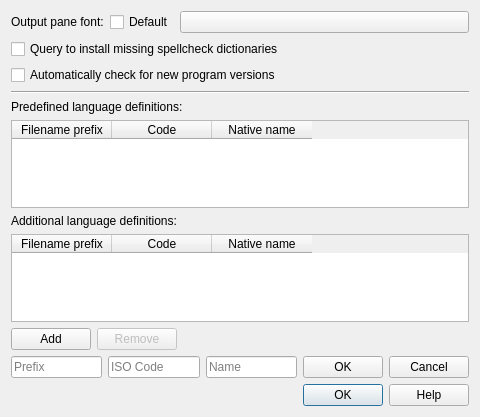
<?xml version="1.0" encoding="UTF-8"?>
<ui version="4.0">
 <class>ConfigDialog</class>
 <widget class="QDialog" name="ConfigDialog">
  <property name="geometry">
   <rect>
    <x>0</x>
    <y>0</y>
    <width>480</width>
    <height>417</height>
   </rect>
  </property>
  <property name="windowTitle">
   <string>Preferences</string>
  </property>
  <layout class="QGridLayout" name="gridLayout">
   <item row="0" column="1">
    <widget class="QCheckBox" name="checkBoxDefaultOutputFont">
     <property name="text">
      <string>Default</string>
     </property>
    </widget>
   </item>
   <item row="0" column="2">
    <widget class="QPushButton" name="pushButtonOutputFont">
     <property name="sizePolicy">
      <sizepolicy hsizetype="Expanding" vsizetype="Fixed">
       <horstretch>0</horstretch>
       <verstretch>0</verstretch>
      </sizepolicy>
     </property>
     <property name="text">
      <string/>
     </property>
    </widget>
   </item>
   <item row="1" column="0" colspan="3">
    <widget class="QCheckBox" name="checkBoxDictInstall">
     <property name="text">
      <string>Query to install missing spellcheck dictionaries</string>
     </property>
    </widget>
   </item>
   <item row="2" column="0" colspan="3">
    <widget class="QCheckBox" name="checkBoxUpdateCheck">
     <property name="text">
      <string>Automatically check for new program versions</string>
     </property>
    </widget>
   </item>
   <item row="0" column="0">
    <widget class="QLabel" name="labelOutputFont">
     <property name="text">
      <string>Output pane font:</string>
     </property>
    </widget>
   </item>
   <item row="5" column="0" colspan="3">
    <widget class="QTableWidget" name="tableWidgetPredefLang">
     <property name="horizontalScrollBarPolicy">
      <enum>Qt::ScrollBarAlwaysOff</enum>
     </property>
     <property name="editTriggers">
      <set>QAbstractItemView::DoubleClicked</set>
     </property>
     <property name="selectionBehavior">
      <enum>QAbstractItemView::SelectRows</enum>
     </property>
     <attribute name="horizontalHeaderHighlightSections">
      <bool>false</bool>
     </attribute>
     <attribute name="verticalHeaderVisible">
      <bool>false</bool>
     </attribute>
     <column>
      <property name="text">
       <string>Filename prefix</string>
      </property>
     </column>
     <column>
      <property name="text">
       <string>Code</string>
      </property>
     </column>
     <column>
      <property name="text">
       <string>Native name</string>
      </property>
     </column>
    </widget>
   </item>
   <item row="3" column="0" colspan="3">
    <widget class="Line" name="line">
     <property name="orientation">
      <enum>Qt::Horizontal</enum>
     </property>
    </widget>
   </item>
   <item row="4" column="0" colspan="3">
    <widget class="QLabel" name="labelPredefLang">
     <property name="text">
      <string>Predefined language definitions:</string>
     </property>
    </widget>
   </item>
   <item row="6" column="0" colspan="3">
    <widget class="QLabel" name="labelAdditionalLang">
     <property name="text">
      <string>Additional language definitions:</string>
     </property>
    </widget>
   </item>
   <item row="7" column="0" colspan="3">
    <widget class="QTableWidget" name="tableWidgetAdditionalLang">
     <property name="horizontalScrollBarPolicy">
      <enum>Qt::ScrollBarAlwaysOff</enum>
     </property>
     <property name="editTriggers">
      <set>QAbstractItemView::DoubleClicked</set>
     </property>
     <property name="selectionBehavior">
      <enum>QAbstractItemView::SelectRows</enum>
     </property>
     <attribute name="horizontalHeaderHighlightSections">
      <bool>false</bool>
     </attribute>
     <attribute name="verticalHeaderVisible">
      <bool>false</bool>
     </attribute>
     <column>
      <property name="text">
       <string>Filename prefix</string>
      </property>
     </column>
     <column>
      <property name="text">
       <string>Code</string>
      </property>
     </column>
     <column>
      <property name="text">
       <string>Native name</string>
      </property>
     </column>
    </widget>
   </item>
   <item row="12" column="0" colspan="3">
    <widget class="QDialogButtonBox" name="buttonBox">
     <property name="orientation">
      <enum>Qt::Horizontal</enum>
     </property>
     <property name="standardButtons">
      <set>QDialogButtonBox::Help|QDialogButtonBox::Ok</set>
     </property>
    </widget>
   </item>
   <item row="10" column="0" colspan="3">
    <widget class="QWidget" name="widgetAddLang" native="true">
     <layout class="QHBoxLayout" name="horizontalLayoutAddLang">
      <property name="leftMargin">
       <number>0</number>
      </property>
      <property name="topMargin">
       <number>0</number>
      </property>
      <property name="rightMargin">
       <number>0</number>
      </property>
      <property name="bottomMargin">
       <number>0</number>
      </property>
      <item>
       <widget class="QLineEdit" name="lineEditLangPrefix">
        <property name="toolTip">
         <string>The prefix of the tesseract language data file</string>
        </property>
        <property name="placeholderText">
         <string>Prefix</string>
        </property>
       </widget>
      </item>
      <item>
       <widget class="QLineEdit" name="lineEditLangCode">
        <property name="toolTip">
         <string>The ISO 639-1 language code followed by the country code</string>
        </property>
        <property name="placeholderText">
         <string>ISO Code</string>
        </property>
       </widget>
      </item>
      <item>
       <widget class="QLineEdit" name="lineEditLangName">
        <property name="toolTip">
         <string>The name of the language</string>
        </property>
        <property name="placeholderText">
         <string>Name</string>
        </property>
       </widget>
      </item>
      <item>
       <widget class="QPushButton" name="pushButtonAddLangOk">
        <property name="text">
         <string>OK</string>
        </property>
        <property name="icon">
         <iconset theme="dialog-ok">
          <normaloff/>
         </iconset>
        </property>
       </widget>
      </item>
      <item>
       <widget class="QPushButton" name="pushButtonAddLangCancel">
        <property name="text">
         <string>Cancel</string>
        </property>
        <property name="icon">
         <iconset theme="dialog-cancel">
          <normaloff/>
         </iconset>
        </property>
       </widget>
      </item>
     </layout>
    </widget>
   </item>
   <item row="8" column="0" colspan="3">
    <widget class="QWidget" name="widgetAddRemoveLang" native="true">
     <layout class="QHBoxLayout" name="horizontalLayoutAddRemoveLang">
      <property name="leftMargin">
       <number>0</number>
      </property>
      <property name="topMargin">
       <number>0</number>
      </property>
      <property name="rightMargin">
       <number>0</number>
      </property>
      <property name="bottomMargin">
       <number>0</number>
      </property>
      <item>
       <widget class="QPushButton" name="pushButtonAddLang">
        <property name="sizePolicy">
         <sizepolicy hsizetype="Preferred" vsizetype="Fixed">
          <horstretch>0</horstretch>
          <verstretch>0</verstretch>
         </sizepolicy>
        </property>
        <property name="text">
         <string>Add</string>
        </property>
        <property name="icon">
         <iconset theme="list-add">
          <normaloff/>
         </iconset>
        </property>
       </widget>
      </item>
      <item>
       <widget class="QPushButton" name="pushButtonRemoveLang">
        <property name="enabled">
         <bool>false</bool>
        </property>
        <property name="sizePolicy">
         <sizepolicy hsizetype="Preferred" vsizetype="Fixed">
          <horstretch>0</horstretch>
          <verstretch>0</verstretch>
         </sizepolicy>
        </property>
        <property name="text">
         <string>Remove</string>
        </property>
        <property name="icon">
         <iconset theme="list-remove">
          <normaloff/>
         </iconset>
        </property>
       </widget>
      </item>
      <item>
       <spacer name="horizontalSpacer">
        <property name="orientation">
         <enum>Qt::Horizontal</enum>
        </property>
        <property name="sizeHint" stdset="0">
         <size>
          <width>40</width>
          <height>20</height>
         </size>
        </property>
       </spacer>
      </item>
     </layout>
    </widget>
   </item>
  </layout>
 </widget>
 <resources/>
 <connections>
  <connection>
   <sender>buttonBox</sender>
   <signal>accepted()</signal>
   <receiver>ConfigDialog</receiver>
   <slot>accept()</slot>
   <hints>
    <hint type="sourcelabel">
     <x>248</x>
     <y>254</y>
    </hint>
    <hint type="destinationlabel">
     <x>157</x>
     <y>274</y>
    </hint>
   </hints>
  </connection>
  <connection>
   <sender>buttonBox</sender>
   <signal>rejected()</signal>
   <receiver>ConfigDialog</receiver>
   <slot>reject()</slot>
   <hints>
    <hint type="sourcelabel">
     <x>316</x>
     <y>260</y>
    </hint>
    <hint type="destinationlabel">
     <x>286</x>
     <y>274</y>
    </hint>
   </hints>
  </connection>
 </connections>
</ui>
